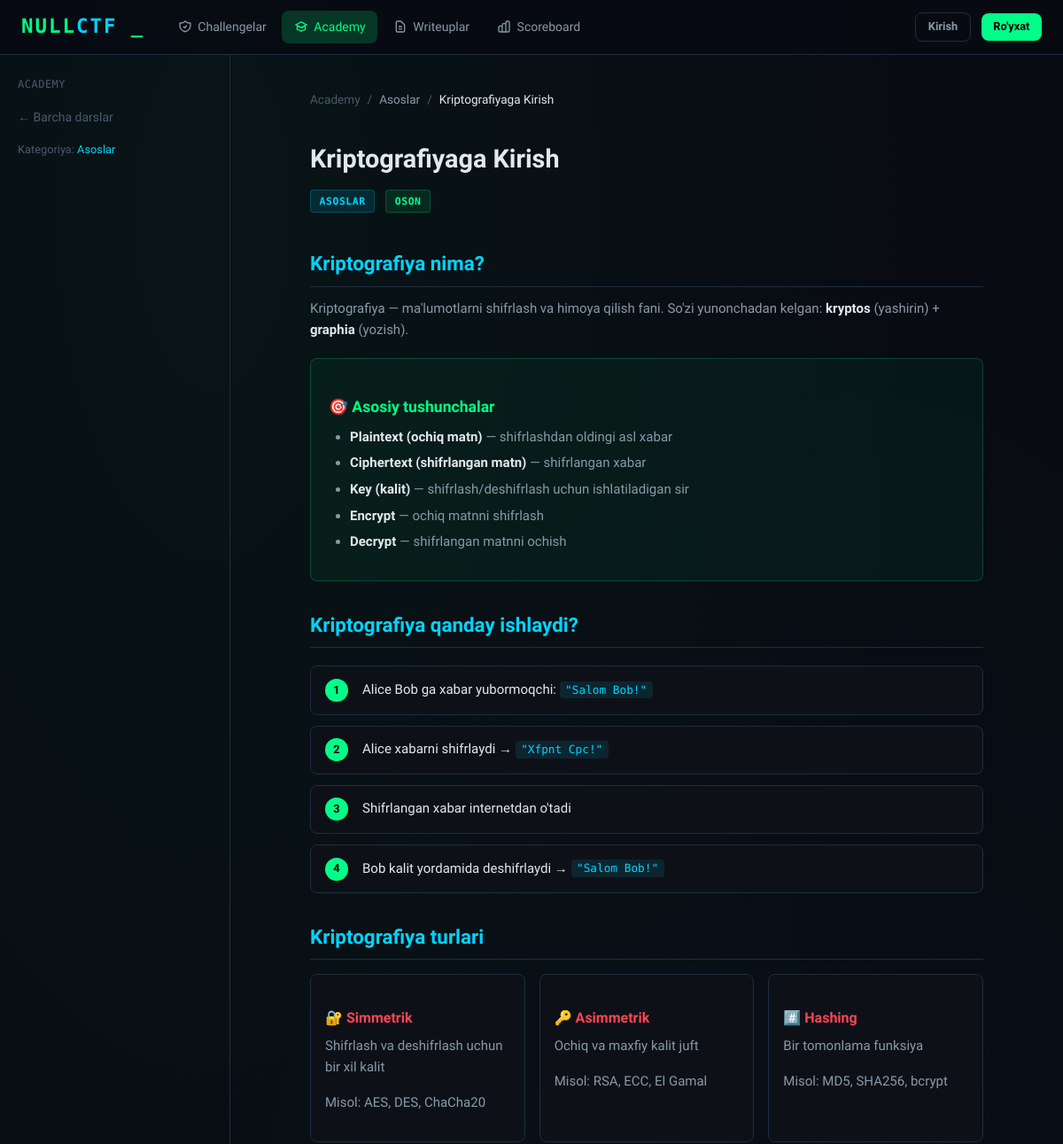
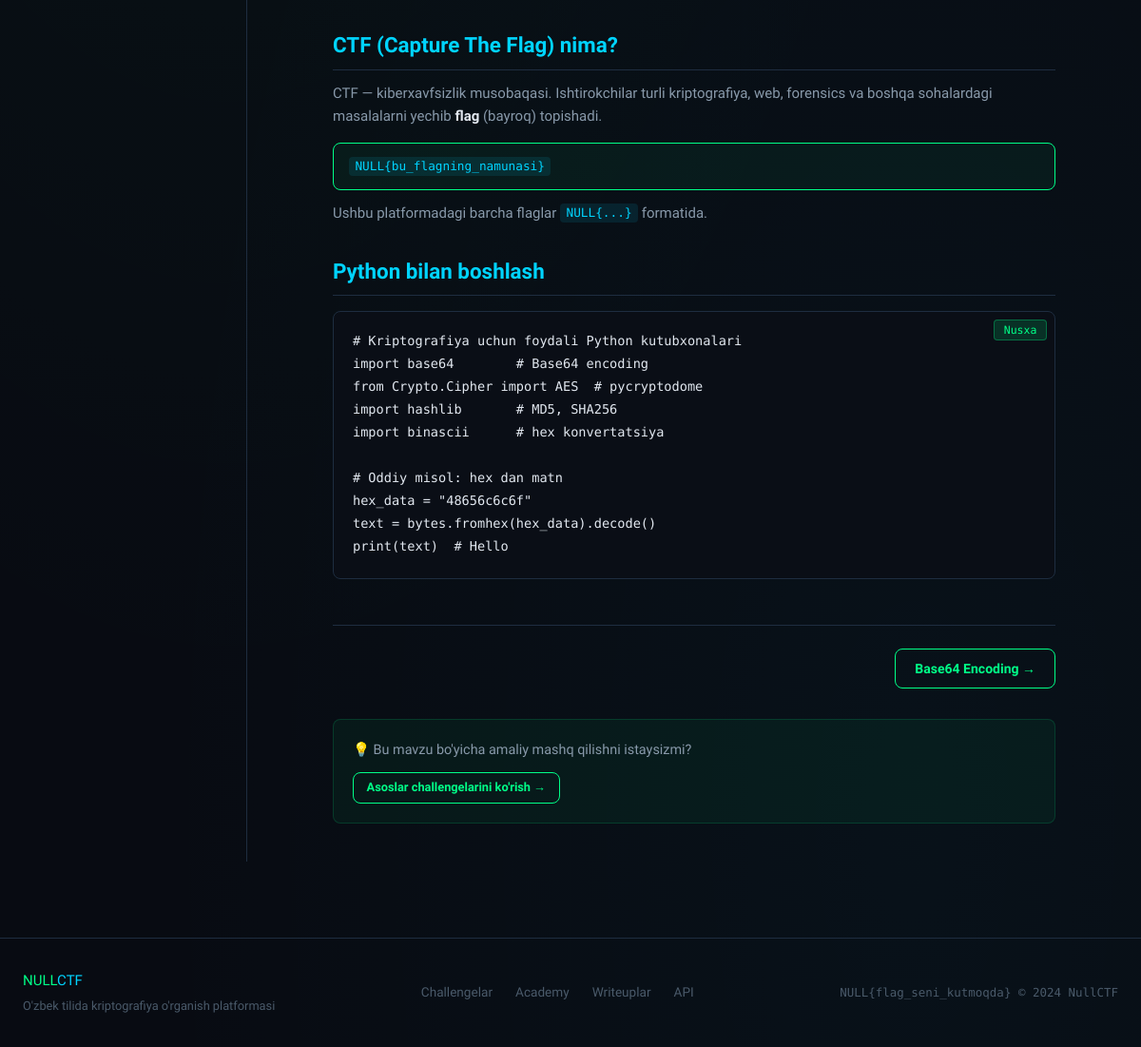
The page /academy/kirish on the database its author committed (2 pictures, top to bottom).
### backend/models/database.py (models this page shows, shortened)
class Lesson(db.Model):
    __tablename__ = 'lessons'
    id          = db.Column(db.Integer, primary_key=True)
    title       = db.Column(db.String(200), nullable=False)
    slug        = db.Column(db.String(200), unique=True, nullable=False)
    category    = db.Column(db.String(50), nullable=False)
    order_num   = db.Column(db.Integer, default=0)
    content     = db.Column(db.Text, nullable=False)   # Markdown/HTML
    difficulty  = db.Column(db.String(20), default='oson')
    is_active   = db.Column(db.Boolean, default=True)
    created_at  = db.Column(db.DateTime, default=datetime.utcnow)

### backend/routes/academy.py (the view)
@academy_bp.route('/academy/<slug>')
def lesson(slug):
    lesson = Lesson.query.filter_by(slug=slug, is_active=True).first_or_404()
    all_lessons = Lesson.query.filter_by(is_active=True).order_by(Lesson.order_num).all()
    idx = next((i for i, l in enumerate(all_lessons) if l.id == lesson.id), 0)
    prev_lesson = all_lessons[idx - 1] if idx > 0 else None
    next_lesson = all_lessons[idx + 1] if idx < len(all_lessons) - 1 else None
    return render_template('academy/lesson.html',
                           lesson=lesson,
                           prev_lesson=prev_lesson,
                           next_lesson=next_lesson)

### frontend/templates/academy/lesson.html (shortened to what this page needs)
{% extends 'base.html' %}
{% block content %}
<div style="display:flex; min-height:80vh;">
  <aside style="width:260px; flex-shrink:0; border-right:1px solid var(--border);
                padding:1.5rem 1.25rem; display:none;" id="sidebar">
    <div style="font-size:.75rem; text-transform:uppercase; letter-spacing:.5px;
                color:var(--text-muted); margin-bottom:1rem; font-family:var(--mono);">
      Academy
    </div>
    <a href="{{ url_for('academy.index') }}" style="color:var(--text-muted); font-size:.875rem;
       display:block; margin-bottom:1rem;">← Barcha darslar</a>
    <div style="font-size:.8rem; color:var(--text-muted); margin-top:1rem;">
      Kategoriya: <span style="color:var(--cyan);">{{ lesson.category }}</span>
    </div>
  </aside>
  <div style="flex:1; min-width:0; padding:2.5rem 2rem;">
    <div style="max-width:760px; margin:0 auto;">
      <div style="display:flex; align-items:center; gap:.5rem; margin-bottom:2rem;
                  font-size:.85rem; color:var(--text-muted);">
        <a href="{{ url_for('academy.index') }}" style="color:var(--text-muted);">Academy</a>
        <span>/</span>
        <span style="color:var(--text-secondary);">{{ lesson.category }}</span>
        <span>/</span>
        <span style="color:var(--text-primary);">{{ lesson.title }}</span>
      </div>
      <div style="margin-bottom:2.5rem;">
        <h1 style="font-size:1.8rem; font-weight:800; margin-bottom:.75rem;">
          {{ lesson.title }}
        </h1>
        <div style="display:flex; gap:.75rem; align-items:center;">
          <span class="badge badge-category">{{ lesson.category }}</span>
          {% if lesson.difficulty == 'oson' %}
            <span class="badge badge-easy">Oson</span>
          {% elif lesson.difficulty == "o'rta" %}
            <span class="badge badge-medium">O'rta</span>
          {% else %}
            <span class="badge badge-hard">Qiyin</span>
          {% endif %}
        </div>
      </div>
      <div class="lesson-content">
        {{ lesson.content|safe }}
      </div>
      <div style="display:flex; justify-content:space-between; margin-top:3rem;
                  padding-top:1.5rem; border-top:1px solid var(--border);">
        {% if next_lesson %}
        <a href="{{ url_for('academy.lesson', slug=next_lesson.slug) }}"
           class="btn btn-outline">
          {{ next_lesson.title }} →
        </a>
        {% endif %}
      </div>
      <div style="margin-top:2rem; padding:1.25rem;
                  background:rgba(0,255,136,.05); border:1px solid rgba(0,255,136,.15);
                  border-radius:var(--radius);">
        <p style="color:var(--text-secondary); font-size:.9rem; margin-bottom:.75rem;">
          💡 Bu mavzu bo'yicha amaliy mashq qilishni istaysizmi?
        </p>
        <a href="{{ url_for('challenges.challenges_list') }}?category={{ lesson.category }}"
           class="btn btn-outline btn-sm">
          {{ lesson.category }} challengelarini ko'rish →
        </a>
      </div>
    </div>
  </div>
</div>
{% endblock %}

### frontend/static/css/main.css (style rules this page uses)
:root { --bg-base: #080b12; --bg-surface: #0d1117; --bg-card: #111827; --bg-hover: #1a2236; --border: #1e2d40; --border-bright: #2a3f5a; --green: #00ff88; --green-dim: #00cc6a; --green-glow: rgba(0,255,136,.18); --cyan: #00d4ff; --cyan-dim: #00a8cc; --purple: #b060ff; --red: #ff4455; --yellow: #ffd700; --orange: #ff8c00; --text-primary: #e2e8f0; --text-secondary: #8899aa; --text-muted: #4a5a6a; --mono: 'Share Tech Mono', monospace; --sans: 'Exo 2', sans-serif; --radius: 8px; --radius-lg: 14px; --shadow: 0 4px 24px rgba(0,0,0,.6); --glow-green: 0 0 20px var(--green-glow); }
*, *::before, *::after { box-sizing: border-box; margin: 0; padding: 0; }
html { scroll-behavior: smooth; }
body { background: var(--bg-base); color: var(--text-primary); font-family: var(--sans); font-size: 15px; line-height: 1.6; min-height: 100vh; background-image: radial-gradient(ellipse at 20% 10%, rgba(0,255,136,.04) 0%, transparent 60%), radial-gradient(ellipse at 80% 90%, rgba(0,212,255,.03) 0%, transparent 60%); }
a { color: var(--cyan); text-decoration: none; }
.btn { display: inline-flex; align-items: center; justify-content: center; gap: .4rem; padding: .55rem 1.25rem; border-radius: var(--radius); font-family: var(--sans); font-size: .875rem; font-weight: 600; cursor: pointer; border: none; transition: all .2s; text-decoration: none; white-space: nowrap; }
.btn-outline { background: transparent; color: var(--green); border: 1px solid var(--green); }
.btn-sm { padding: .35rem .85rem; font-size: .8rem; }
.badge { display: inline-block; padding: .2rem .6rem; border-radius: 4px; font-size: .72rem; font-weight: 600; font-family: var(--mono); text-transform: uppercase; letter-spacing: .5px; }
.badge-category { background: rgba(0,212,255,.12); color: var(--cyan); border: 1px solid rgba(0,212,255,.2); }
.badge-easy { background: rgba(0,255,136,.1); color: var(--green); border: 1px solid rgba(0,255,136,.2); }
.lesson-content h2 { font-size: 1.4rem; font-weight: 700; color: var(--cyan); margin: 2rem 0 .75rem; padding-bottom: .4rem; border-bottom: 1px solid var(--border); }
.lesson-content h3 { font-size: 1.1rem; color: var(--green); margin: 1.5rem 0 .5rem; }
.lesson-content h4 { font-size: 1rem; color: var(--text-secondary); margin: 1.25rem 0 .4rem; }
.lesson-content p { color: var(--text-secondary); margin-bottom: 1rem; }
.lesson-content ul, .lesson-content ol { color: var(--text-secondary); padding-left: 1.5rem; margin-bottom: 1rem; }
.lesson-content li { margin-bottom: .35rem; }
.lesson-content strong { color: var(--text-primary); }
.lesson-content code { background: rgba(0,212,255,.1); color: var(--cyan); padding: .15rem .4rem; border-radius: 4px; font-family: var(--mono); font-size: .85em; }
.lesson-content pre { background: #0a0e16; border: 1px solid var(--border); border-radius: var(--radius); padding: 1.25rem; overflow-x: auto; margin: 1rem 0; position: relative; }
.lesson-content pre code { background: none; color: var(--text-primary); padding: 0; font-size: .85rem; font-family: var(--mono); border-radius: 0; }
.lesson-content .concept-box, .lesson-content .tip-box { background: rgba(0,255,136,.05); border: 1px solid rgba(0,255,136,.2); border-radius: var(--radius); padding: 1rem 1.25rem; margin: 1.25rem 0; }
.lesson-content .step-box { display: flex; flex-direction: column; gap: .75rem; margin: 1.25rem 0; }
.lesson-content .step { display: flex; gap: 1rem; align-items: flex-start; background: var(--bg-surface); border: 1px solid var(--border); border-radius: var(--radius); padding: .85rem 1rem; }
.lesson-content .step-num { background: var(--green); color: #000; width: 26px; height: 26px; border-radius: 50%; display: flex; align-items: center; justify-content: center; font-weight: 700; font-size: .8rem; flex-shrink: 0; }
.lesson-content .attack-grid, .lesson-content .info-grid { display: grid; grid-template-columns: repeat(auto-fill, minmax(200px, 1fr)); gap: 1rem; margin: 1rem 0; }
.lesson-content .attack-card, .lesson-content .info-card { background: var(--bg-surface); border: 1px solid var(--border); border-radius: var(--radius); padding: 1rem; }
.lesson-content .attack-card h4, .lesson-content .info-card h4 { color: var(--red); margin-bottom: .4rem; }
.lesson-content .flag-example { background: rgba(0,255,136,.05); border: 1px solid var(--green); border-radius: var(--radius); padding: .75rem 1rem; margin: .75rem 0; font-family: var(--mono); color: var(--green); }

### frontend/templates/academy/lesson.html (style rules this page uses)
@media (min-width: 1024px) { #sidebar { display: block !important; } }

### rows shown on the page
Lesson: category "Asoslar", title "Kriptografiyaga Kirish", category "ASOSLAR", content "Kriptografiya nima? Kriptografiya — ma'lumotlarni shifrlash va himoya qilish fani. So'zi yunonchadan kelgan: kryptos (yashirin) + graphia (yozish). 🎯 Asosiy tushunchalar Plaintext (ochiq matn) — shifrlashdan oldingi asl xabar Ciphertext (shifrlangan matn) — shifrlangan xabar Key (kalit) — shifrlash/deshifrlash uchun ishlatiladigan sir Encrypt — ochiq matnni shifrlash Decrypt — shifrlangan matnni ochish Kriptografiya qanday ishlaydi? 1 Alice Bob ga xabar yubormoqchi: \"Salom Bob!\" 2 Alice xabarni shifrlaydi → \"Xfpnt Cpc!\" 3 Shifrlangan xabar internetdan o'tadi 4 Bob kalit yordamida deshifrlaydi → \"Salom Bob!\" Kriptografiya turlari 🔐 Simmetrik Shifrlash va deshifrlash uchun bir xil kalit…"
Lesson: title "Base64 Encoding"
